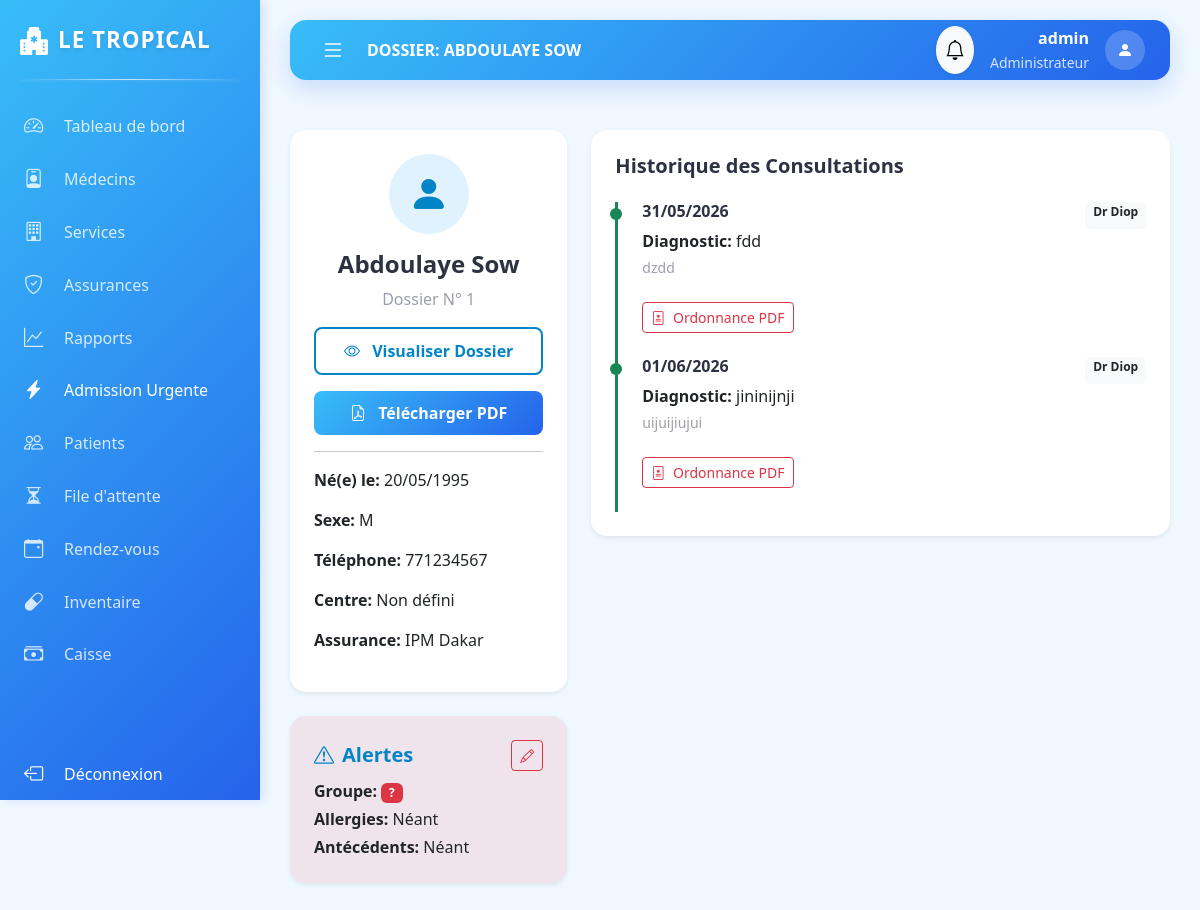
Before: /patient/1 (signed in) with the older database file.
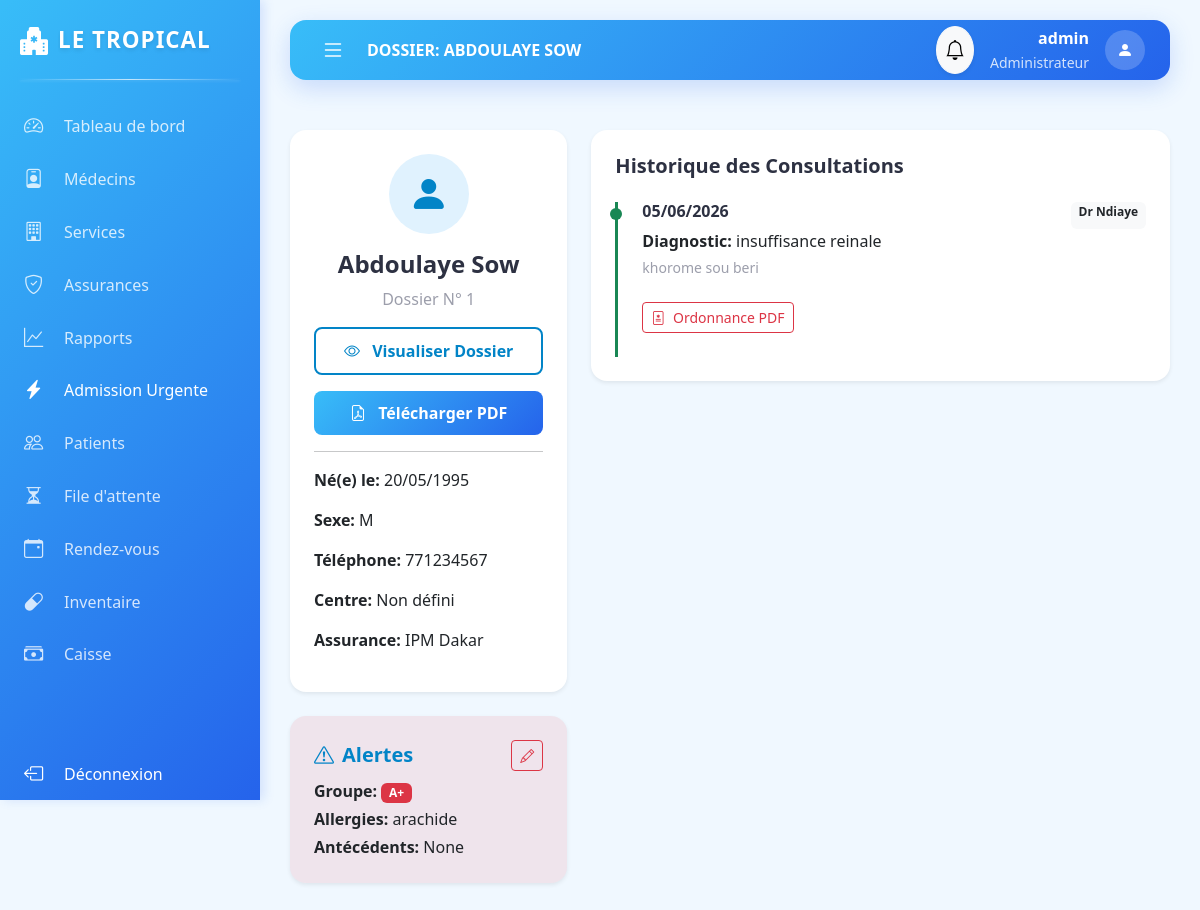
After: the same page with the newer database file.
### app/models.py (models this page shows)
class RendezVous(db.Model):
    id = db.Column(db.Integer, primary_key=True)
    date_rdv = db.Column(db.Date, nullable=False)
    heure_rdv = db.Column(db.Time, nullable=False)
    statut = db.Column(db.String(20), default='Programmé') # Programmé, Annulé, Terminé, Urgence
    type_rdv = db.Column(db.String(20), default='Présentiel') # Présentiel, Téléconsultation
    priorite = db.Column(db.Integer, default=1)
    degre_urgence = db.Column(db.String(20), default='Normal') # Normal, Moyen, Critique (Triage)
    patient_id = db.Column(db.Integer, db.ForeignKey('patient.id'), nullable=False)
    medecin_id = db.Column(db.Integer, db.ForeignKey('medecin.id'), nullable=False)
    service_id = db.Column(db.Integer, db.ForeignKey('service.id'), nullable=True)
    centre_id = db.Column(db.Integer, db.ForeignKey('centre.id'), nullable=True)
    consultation = db.relationship('Consultation', backref='rdv', uselist=False)

class Consultation(db.Model):
    id = db.Column(db.Integer, primary_key=True)
    rdv_id = db.Column(db.Integer, db.ForeignKey('rendez_vous.id'), nullable=False)
    date_consultation = db.Column(db.DateTime, default=datetime.utcnow)
    diagnostic = db.Column(db.Text)
    observations = db.Column(db.Text)
    type_consult = db.Column(db.String(50))
    ordonnance = db.relationship('Ordonnance', backref='consultation', uselist=False)
    facture = db.relationship('Facture', backref='consultation', uselist=False)

class Medecin(db.Model):
    id = db.Column(db.Integer, primary_key=True)
    nom = db.Column(db.String(50), nullable=False)
    prenom = db.Column(db.String(50), nullable=False)
    specialite = db.Column(db.String(100))
    telephone = db.Column(db.String(20))
    teleconsult_active = db.Column(db.Boolean, default=False)
    service_id = db.Column(db.Integer, db.ForeignKey('service.id'), nullable=False)
    centre_id = db.Column(db.Integer, db.ForeignKey('centre.id'), nullable=True)
    centre = db.relationship('Centre', backref='medecins')
    rdvs = db.relationship('RendezVous', backref='medecin', lazy=True)
    dispos = db.relationship('Disponibilite', backref='medecin', lazy=True)

class DossierMedical(db.Model):
    id = db.Column(db.Integer, primary_key=True)
    patient_id = db.Column(db.Integer, db.ForeignKey('patient.id'), nullable=False)
    date_creation = db.Column(db.DateTime, default=datetime.utcnow)
    antecedents = db.Column(db.Text)
    allergies = db.Column(db.Text)
    groupe_sanguin = db.Column(db.String(5))

### app/routes.py (the view)
@main.route("/patient/<int:patient_id>")
@login_required
def patient_details(patient_id):
    patient = Patient.query.get_or_404(patient_id)
    if current_user.role == 'Patient' and current_user.patient_id != patient.id:
        return redirect(url_for('main.dashboard'))
    if current_user.role == 'Medecin':
        assigne = RendezVous.query.filter_by(medecin_id=current_user.medecin_id, patient_id=patient.id).first()
        if not assigne:
            flash("Non autorisé.", "danger")
            return redirect(url_for('main.list_patients'))
    return render_template('patient_details.html', patient=patient, title=f"Dossier: {patient.prenom} {patient.nom}")

### app/__init__.py (called while the page is built)
def create_app(config_class=Config):
    app = Flask(__name__)
    app.config.from_object(Config)
    db.init_app(app)
    bcrypt.init_app(app)
    login_manager.init_app(app)
    from app.routes import main
    app.register_blueprint(main)
    from app.transfert import transfert_bp
    app.register_blueprint(transfert_bp)
    @app.context_processor
    def inject_now():
        from datetime import datetime
        return {'datetime': datetime}
    return app

### app/models.py (called while the page is built)
@login_manager.user_loader
def load_user(user_id):
    return Utilisateur.query.get(int(user_id))

### app/routes.py (called while the page is built)
@main.app_context_processor
def inject_notifications():
    if current_user.is_authenticated: return dict(unread_notifications=[n for n in current_user.notifications if not n.lu])
    return dict(unread_notifications=[])

### app/templates/patient_details.html (shortened to what the changed rows need)
{% extends "base.html" %}
{% block content %}
<div class="row g-4">
    <div class="col-md-4">
        <div class="card border-0 shadow-sm p-4 mt-4 bg-danger bg-opacity-10">
            <div class="d-flex justify-content-between align-items-center mb-2">
                <h5 class="fw-bold text-danger mb-0"><i class="bi bi-exclamation-triangle me-2"></i>Alertes</h5>
                {% if current_user.role in ['Administrateur', 'Medecin'] %}
                <a href="{{ url_for('main.modifier_dossier', patient_id=patient.id) }}" class="btn btn-sm btn-outline-danger">
                </a>
                {% endif %}
            </div>
            <p class="mb-1"><strong>Groupe:</strong> <span class="badge bg-danger">{{ patient.dossier.groupe_sanguin if patient.dossier else '?' }}</span></p>
            <p class="mb-1"><strong>Allergies:</strong> {{ patient.dossier.allergies if patient.dossier else 'Néant' }}</p>
            <p class="mb-0"><strong>Antécédents:</strong> {{ patient.dossier.antecedents if patient.dossier else 'Néant' }}</p>
        </div>
    </div>
    <div class="col-md-8">
        <div class="card border-0 shadow-sm p-4">
            <div class="timeline">
                {% for rdv in patient.rdvs if rdv.consultation %}
                <div class="border-start border-3 border-success ps-4 pb-4 position-relative">
                    <div class="position-absolute start-0 translate-middle-x bg-success rounded-circle" style="width: 12px; height: 12px; margin-left: -2px; margin-top: 6px;"></div>
                    <div class="d-flex justify-content-between">
                        <h6 class="fw-bold">{{ rdv.consultation.date_consultation.strftime('%d/%m/%Y') }}</h6>
                        <span class="badge bg-light text-dark">Dr {{ rdv.medecin.nom }}</span>
                    </div>
                    <p class="mb-1"><strong>Diagnostic:</strong> {{ rdv.consultation.diagnostic }}</p>
                    <p class="small text-muted">{{ rdv.consultation.observations }}</p>
                    {% if rdv.consultation.ordonnance %}
                    <a href="{{ url_for('main.pdf_ordonnance', ordonnance_id=rdv.consultation.ordonnance.id) }}" target="_blank" class="btn btn-sm btn-outline-danger mt-2">
                        <i class="bi bi-file-medical me-1"></i> Ordonnance PDF
                    </a>
                    {% endif %}
                </div>
                {% else %}
                <p class="text-muted text-center py-4">Aucune consultation enregistrée pour ce patient.</p>
                {% endfor %}
            </div>
        </div>
    </div>
</div>
{% endblock %}

Changed rows visible on the page:
no longer on this page (row edited): RendezVous: consultation.date_consultation "31/05/2026", medecin.nom "Diop", consultation.diagnostic "fdd", consultation.observations "dzdd"
added DossierMedical: dossier "A+", dossier "arachide", dossier "None"
changed RendezVous: consultation.date_consultation "01/06/2026" → "05/06/2026"; medecin.nom "Diop" → "Ndiaye"; consultation.diagnostic "jininijnji" → "insuffisance reinale"; consultation.observations "uijuijiujui" → "khorome sou beri"
Other visible differences:
{{ patient.dossier.groupe_sanguin if patient.dossier else '?' }}: "?" → (not shown)
{{ patient.dossier.allergies if patient.dossier else 'Néant' }}: "Néant" → (not shown)
{{ patient.dossier.antecedents if patient.dossier else 'Néant' }}: "Néant" → (not shown)
